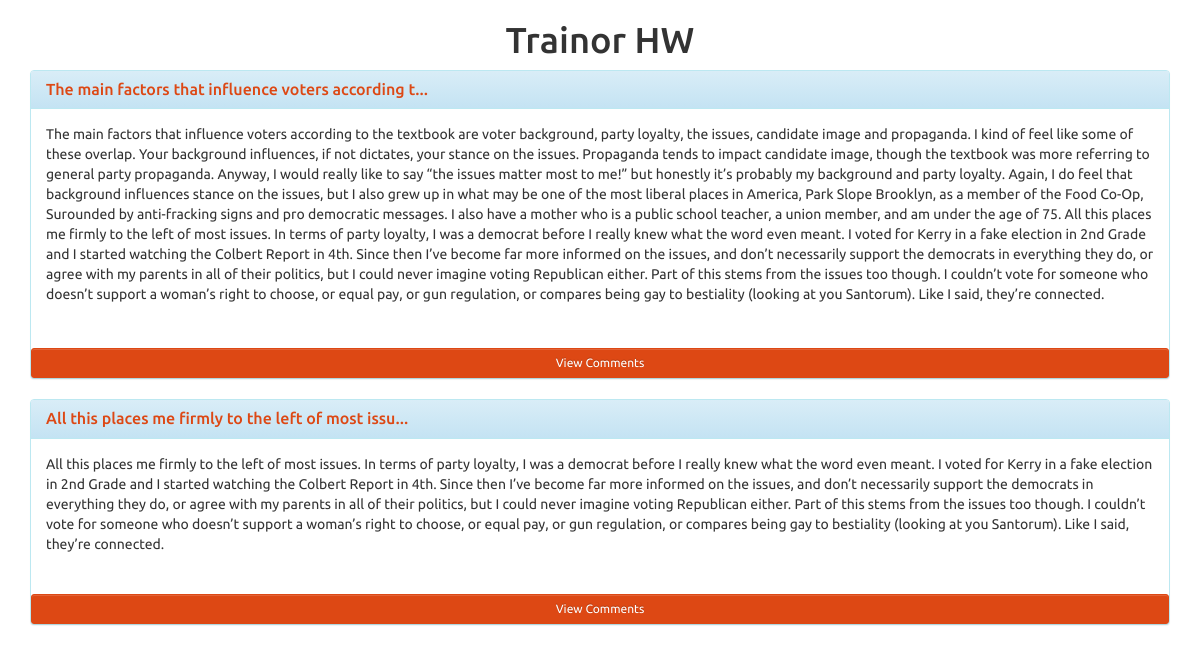
Before: /blog/Trainor HW with the older database file.
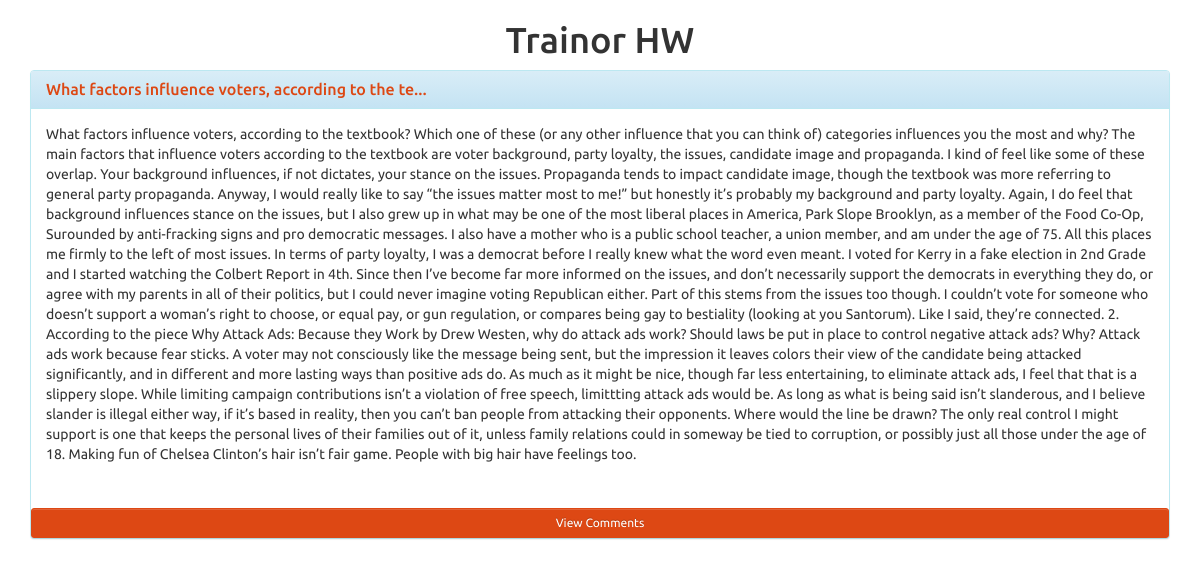
After: the same page with the newer database file.
### tables this page shows
CREATE TABLE posts (blog text, post text);

### app.py (the view)
@app.route("/blog/<blog_name>", methods = ["GET", "POST"])
def blog(blog_name):
    if request.method == "POST":
        post_ID = request.form["comment"]
        return redirect(url_for("post_page", postID = post_ID, blogname = blog_name))
    return render_template("blog.html",
                           posts = pull.pullBlog(blog_name), title = blog_name)

### pull.py (called while the page is built)
def pullBlog(blogName):
    query="select posts.post,posts.rowid from blogs,posts where posts.blog == '"+blogName+"';"
    print query
    results = c.execute(query)
    print results
    posts=[]
    for post in results:
        print post
        if post not in posts:
            posts.append(post)
    print posts
    return posts

### templates/blog.html (shortened to what this page needs)
<html>
<head>
	<link rel="stylesheet" type="text/css" href="{{ url_for( 'static', filename='css/bootstrap-theme.css') }}">
	<link rel="stylesheet" type="text/css" href="{{url_for('static',filename='css/bootstrap.css') }}">
</head>
<body>
	<div class="container">
	<center><h1>{{title}}</h1></center>
	{%for post in posts[::-1]%}
	<div class="panel panel-info">
	  <div class="panel-heading">
	    <a href="/blog/{{title}}/post/{{post[1]}}"><h3 class="panel-title">{{post[0][:50]}}...</h3></a>
	  </div>
	  <div class="panel-body form-group ">
		<form action= "\" method="POST">
			<p> {{post[0]}} </p>
	  </div>
	  <a class="btn btn-sm btn-block btn-primary" href="/blog/{{title}}/post/{{post[1]}}">View Comments</a>
	</div>
	{%endfor%}
	</div>
</body>
</html>

Changed rows visible on the page:
no longer on this page (row edited): posts: post "The main factors that influence voters according t", post "The main factors that influence voters according to the textbook are voter background, party loyalty, the issues, candidate image and propaganda. I kind of feel like some of these overlap. Your background influences, if not dictates, your stance on the issues. Propaganda tends to impact candidate image, though the textbook was more referring to general party propaganda. Anyway, I would really like to say “the issues matter most to me!” but honestly it’s probably my background and party loyalty. Again, I do feel that background influences stance on the issues, but I also grew up in what may be one of the most liberal places in America, Park Slope Brooklyn, as a member of the Food Co-Op,…"
removed posts: post "All this places me firmly to the left of most issu", post "All this places me firmly to the left of most issues. In terms of party loyalty, I was a democrat before I really knew what the word even meant. I voted for Kerry in a fake election in 2nd Grade and I started watching the Colbert Report in 4th. Since then I’ve become far more informed on the issues, and don’t necessarily support the democrats in everything they do, or agree with my parents in all of their politics, but I could never imagine voting Republican either. Part of this stems from the issues too though. I couldn’t vote for someone who doesn’t support a woman’s right to choose, or equal pay, or gun regulation, or compares being gay to bestiality (looking at you Santorum). Like I…"
now on this page (row edited): posts: blog "Trainor HW", post "What factors influence voters, according to the te", post "What factors influence voters, according to the textbook? Which one of these (or any other influence that you can think of) categories influences you the most and why? The main factors that influence voters according to the textbook are voter background, party loyalty, the issues, candidate image and propaganda. I kind of feel like some of these overlap. Your background influences, if not dictates, your stance on the issues. Propaganda tends to impact candidate image, though the textbook was more referring to general party propaganda. Anyway, I would really like to say “the issues matter most to me!” but honestly it’s probably my background and party loyalty. Again, I do feel that…"
Other visible differences:
{{ title }}: "Trainor HW" → (not shown)
